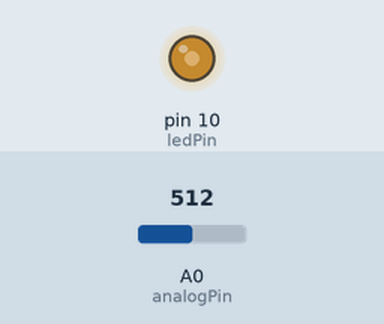
The sketch below on a simulated Arduino Uno, built with avr-gcc and run on an emulated ATmega328P. Shown: output pins drawn as LEDs (lit = HIGH). The inputs (shaded band) are chosen by the test bench; at power-on: A0 (analogPin) = 512. What the sketch prints to the serial monitor is not drawn.

Above: at 1.2 s.
1.3 s: A0 (analogPin) set to 716
At 1.7 s:
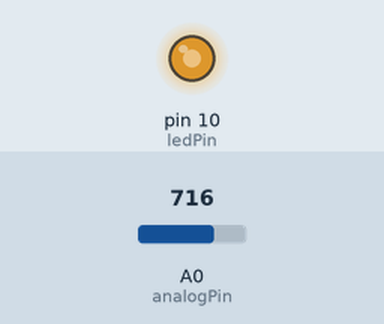
2.8 s: A0 (analogPin) set to 1023
At 4.0 s:
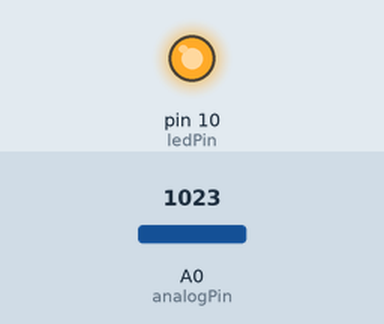
4.3 s: A0 (analogPin) set to 122
At 5.2 s:
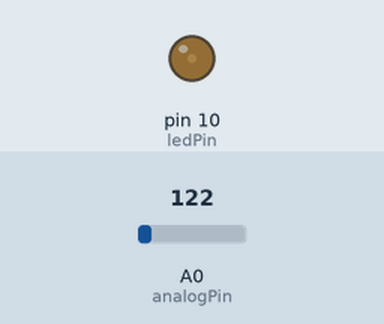
5.8 s: A0 (analogPin) set to 0
At 6.3 s:
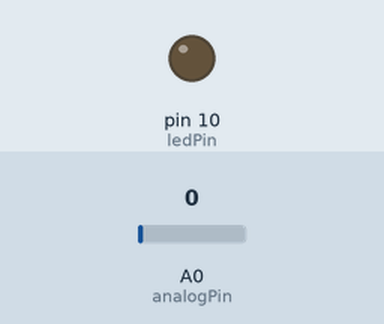
Timing chart, 0 to 8.3 s (numbered marks = the images above; inputs shaded):
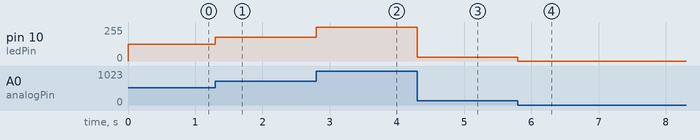

The sketch:

08_analogRead.ino
```cpp
#include <stdio.h>

const float unit = 5.0/1024.0;
const int ledPin = 10;
const int analogPin = A0;
char buf[100] = {0};

void setup() {
  // put your setup code here, to run once:
  Serial.begin(115200);
}

void loop() {
  int val = 0;
  int analogValue = analogRead(analogPin);
  val = map(analogValue, 0, 1023, 0, 255);
  analogWrite(ledPin, val);

  // sprintf(buf, "%d, %.2f V\n", analogValue, unit*analogValue);
  // Serial.print(buf);
  Serial.print(analogValue);
  Serial.print(", ");
  Serial.print(unit*analogValue, 5);
  Serial.println(" V");
}
```

Measured:
- after the input at 1.3 s, pin 10 (ledPin): 127/255 → 178/255 at once
- after the input at 2.8 s, pin 10 (ledPin): 178/255 → 255/255 at once
- after the input at 4.3 s, pin 10 (ledPin): 255/255 → 30/255 at once
- after the input at 5.8 s, pin 10 (ledPin): 30/255 → 0/255 at once
